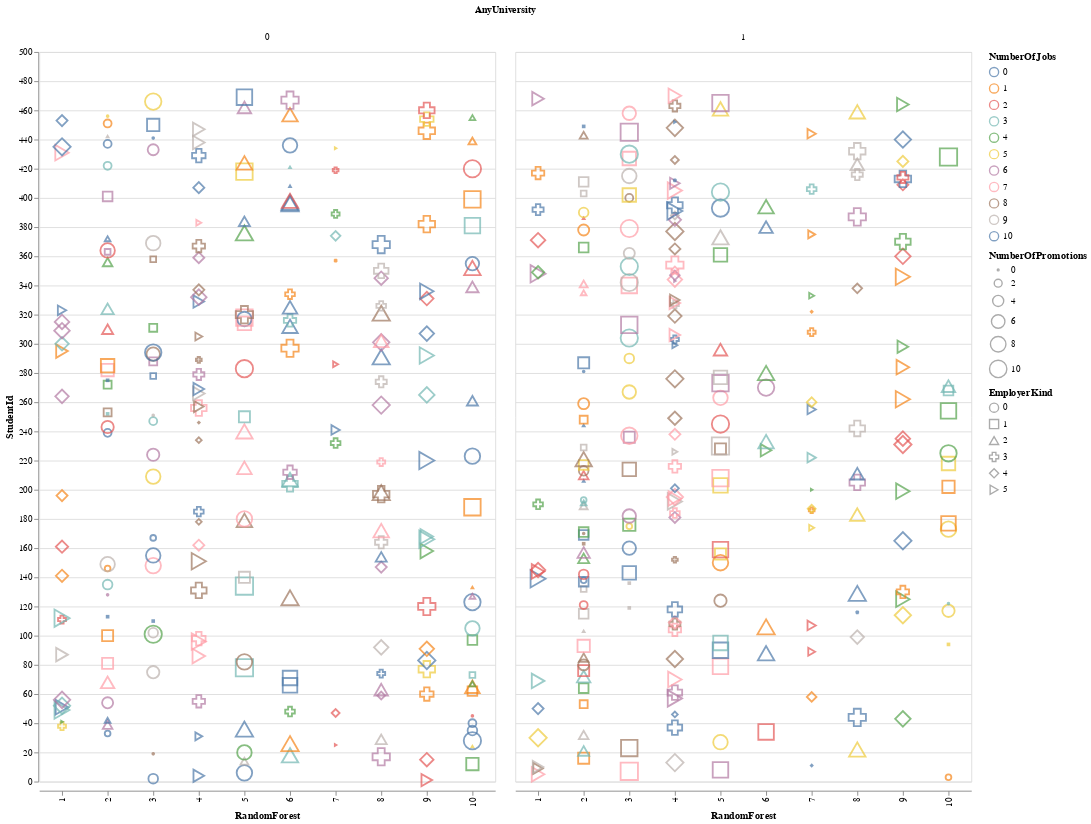

The cell this chart's notebook holds for it:
### Markdown cell above
Let us graph the predictions.  Remember that RandomForrest = 1 is the group of community college graduates with poor workforce results.  The RandomForrest = 10 is the group that is doing great in the workforce.  AnyUniversity is a binary factor.

### Code cell
dfCommunityCollegeGraduatesRandomForest |>
@vlplot( :point,
    x = :"RandomForest:n",
    y = :StudentId,    
    size   = :NumberOfPromotions,             
    color  = :"NumberOfJobs:n",   
    shape  = :"EmployerKind:n",
    column = :"AnyUniversity:n",
    width  = 500,
    height = 800)

### Figure 1 — Vega-Lite specification as saved in the notebook (floating-point values rounded to 4 significant figures; data arrays with more than 128 entries replaced by an {"elided": "..."} marker saying what was removed)
{"data": {"values": {"elided": "470 records"}}, "encoding": {"color": {"field": "NumberOfJobs", "type": "nominal"}, "column": {"field": "AnyUniversity", "type": "nominal"}, "shape": {"field": "EmployerKind", "type": "nominal"}, "size": {"field": "NumberOfPromotions", "type": "quantitative"}, "x": {"field": "RandomForest", "type": "nominal"}, "y": {"field": "StudentId", "type": "quantitative"}}, "height": 800, "mark": "point", "width": 500}
